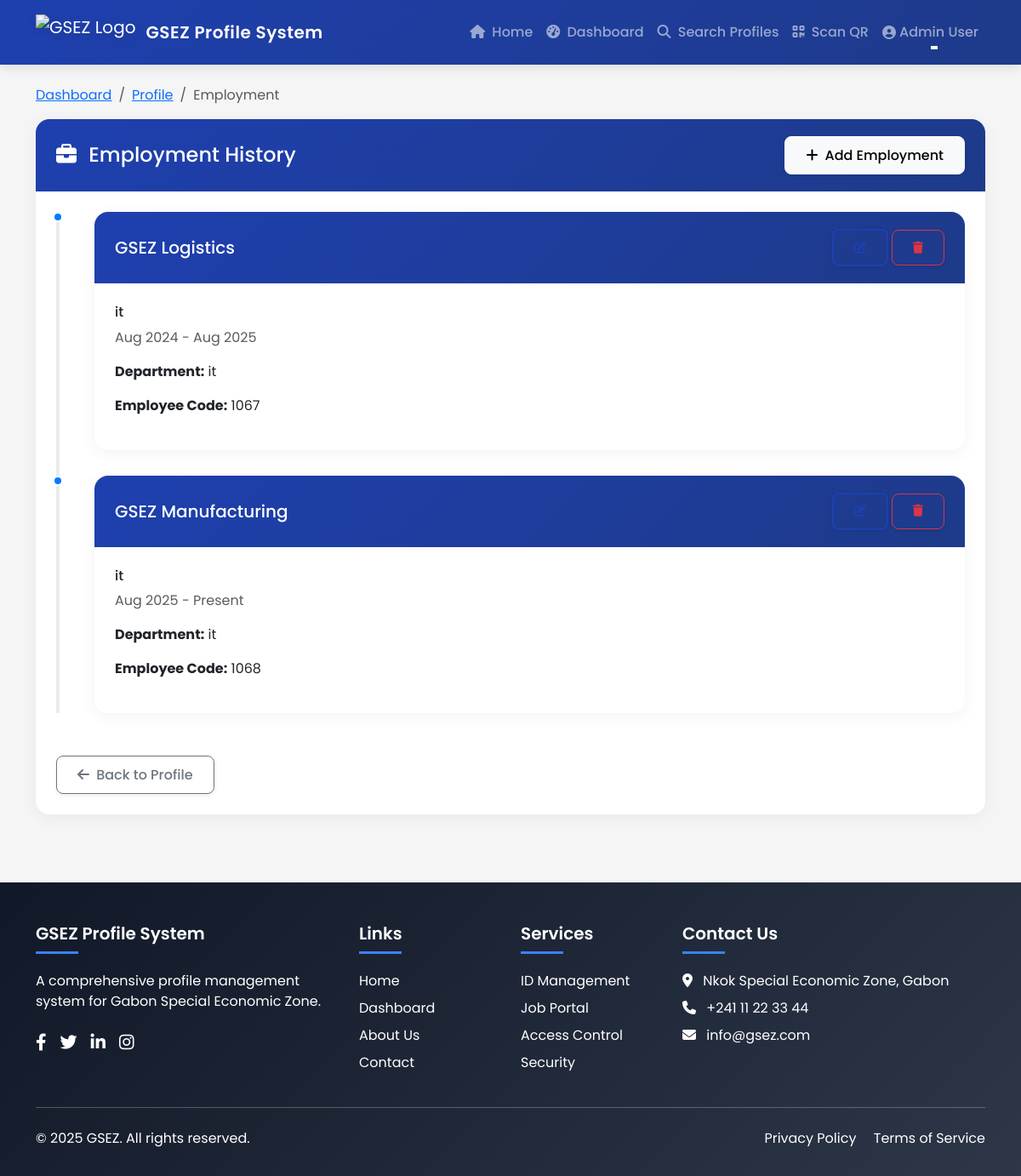
/profile/GSEZ-HR010/employment/ (signed in), run on the app's committed database.
### profile_system/models.py (models this page shows, shortened)
class Employment(models.Model):
    profile = models.ForeignKey(Profile, on_delete=models.CASCADE, related_name='employments')
    company = models.ForeignKey(Company, on_delete=models.CASCADE, related_name='employees')
    employee_code = models.CharField(max_length=50)
    designation = models.CharField(max_length=100)
    department = models.CharField(max_length=100)
    join_date = models.DateField()
    end_date = models.DateField(null=True, blank=True)
    is_current = models.BooleanField(default=True)
    remarks = models.TextField(blank=True)
    RATING_CHOICES = [
        (1, 'Poor'),
        (2, 'Below Average'),
        (3, 'Average'),
        (4, 'Good'),
        (5, 'Excellent'),
    ]
    rating = models.IntegerField(choices=RATING_CHOICES, null=True, blank=True)

class Company(models.Model):
    name = models.CharField(max_length=255)
    registration_number = models.CharField(max_length=100, unique=True)
    address = models.TextField()
    location = models.CharField(max_length=255, default="Gabon Special Economic Zone")
    contact_email = models.EmailField()
    contact_phone = models.CharField(max_length=20)
    website = models.URLField(blank=True)
    industry = models.CharField(max_length=100, default="Manufacturing")
    description = models.TextField(blank=True)
    founded_year = models.IntegerField(default=2000)
    logo = models.ImageField(upload_to='company_logos/', blank=True, null=True)
    cover_image = models.ImageField(upload_to='company_covers/', blank=True, null=True)
    STATUS_CHOICES = [
        ('active', 'Active'),
        ('pending', 'Pending'),
        ('suspended', 'Suspended'),
    ]
    status = models.CharField(max_length=20, choices=STATUS_CHOICES, default='active')
    rating = models.FloatField(default=4.0)
    review_count = models.IntegerField(default=0)

### profile_system/views.py (the view)
# urls.py: path('profile/<str:gsez_id>/employment/', views.employment, name='employment'),
@login_required
def employment(request, gsez_id):
    profile = get_object_or_404(Profile, gsez_id=gsez_id)
    if request.user != profile.user and not request.user.is_staff:
        messages.error(request, 'You do not have permission to view this profile.')
        return redirect('home')
    employment = profile.employments.all()
    context = {
        'profile': profile,
        'employment': employment,
    }
    return render(request, 'profile_system/employment.html', context)

### profile_system/models.py (called while the page is built)
    @property
    def is_admin(self):
        return self.role == 'admin'

### templates/profile_system/employment.html (shortened to what this page needs)
{% extends 'base.html' %}
{% load static %}
{% block content %}
<div class="container mt-4">
    <div class="row">
        <div class="col-md-12">
            <nav aria-label="breadcrumb">
                <ol class="breadcrumb">
                    <li class="breadcrumb-item"><a href="{% url 'dashboard' %}">Dashboard</a></li>
                    <li class="breadcrumb-item"><a href="{% url 'profile_detail' gsez_id=profile.gsez_id %}">Profile</a></li>
                    <li class="breadcrumb-item active" aria-current="page">Employment</li>
                </ol>
            </nav>
        </div>
    </div>
    <div class="row">
        <div class="col-md-12">
            <div class="card">
                <div class="card-header bg-primary text-white d-flex justify-content-between align-items-center">
                    <h4 class="mb-0">
                        <i class="fas fa-briefcase me-2"></i> Employment History
                    </h4>
                    <a href="{% url 'add_employment' gsez_id=profile.gsez_id %}" class="btn btn-light">
                        <i class="fas fa-plus me-1"></i> Add Employment
                    </a>
                </div>
                <div class="card-body">
                    {% if employment %}
                        <div class="timeline">
                            {% for emp in employment %}
                                <div class="timeline-item">
                                    <div class="timeline-marker"></div>
                                    <div class="timeline-content">
                                        <div class="card mb-4">
                                            <div class="card-header d-flex justify-content-between align-items-center">
                                                <h5 class="mb-0">{{ emp.company.name }}</h5>
                                                <div>
                                                    <a href="{% url 'edit_employment' gsez_id=profile.gsez_id employment_id=emp.id %}" class="btn btn-sm btn-outline-primary">
                                                        <i class="fas fa-edit"></i>
                                                    </a>
                                                    <a href="{% url 'delete_employment' gsez_id=profile.gsez_id employment_id=emp.id %}" class="btn btn-sm btn-outline-danger" onclick="return confirm('Are you sure you want to delete this employment entry?');">
                                                        <i class="fas fa-trash"></i>
                                                    </a>
                                                </div>
                                            </div>
                                            <div class="card-body">
                                                <h6>{{ emp.designation }}</h6>
                                                <p class="text-muted">
                                                    {{ emp.join_date|date:"M Y" }} -
                                                    {% if emp.end_date %}
                                                        {{ emp.end_date|date:"M Y" }}
                                                    {% else %}
                                                        Present
                                                    {% endif %}
                                                </p>
                                                <p><strong>Department:</strong> {{ emp.department }}</p>
                                                <p><strong>Employee Code:</strong> {{ emp.employee_code }}</p>
                                            </div>
                                        </div>
                                    </div>
                                </div>
                            {% endfor %}
                        </div>
                    {% endif %}
                    <div class="mt-4">
                        <a href="{% url 'profile_detail' gsez_id=profile.gsez_id %}" class="btn btn-outline-secondary">
                            <i class="fas fa-arrow-left me-1"></i> Back to Profile
                        </a>
                    </div>
                </div>
            </div>
        </div>
    </div>
</div>
{% endblock %}

### templates/base.html (shortened to what this page needs)
<!DOCTYPE html>
<html lang="en">
<head>
    <link href="https://cdn.jsdelivr.net/npm/bootstrap@5.3.0/dist/css/bootstrap.min.css" rel="stylesheet">
    <link rel="stylesheet" href="https://cdnjs.cloudflare.com/ajax/libs/font-awesome/6.4.0/css/all.min.css">
    <link href="https://unpkg.com/aos@2.3.1/dist/aos.css" rel="stylesheet">
</head>
<body>
    <nav class="navbar navbar-expand-lg navbar-dark sticky-top">
        <div class="container">
            <a class="navbar-brand" href="{% url 'home' %}">
                <img src="/static/img/GSEZ.png" alt="GSEZ Logo">
                <span>GSEZ Profile System</span>
            </a>
            <div class="collapse navbar-collapse" id="navbarNav">
                <ul class="navbar-nav ms-auto">
                    <li class="nav-item">
                        <a class="nav-link" href="{% url 'home' %}">
                            <i class="fas fa-home me-1"></i> Home
                        </a>
                    </li>
                    {% if user.is_authenticated %}
                        <li class="nav-item">
                            <a class="nav-link" href="{% url 'dashboard' %}">
                                <i class="fas fa-tachometer-alt me-1"></i> Dashboard
                            </a>
                        </li>
                        {% if user.is_staff %}
                            <li class="nav-item">
                                <a class="nav-link" href="{% url 'search_profiles' %}">
                                    <i class="fas fa-search me-1"></i> Search Profiles
                                </a>
                            </li>
                            <li class="nav-item">
                                <a class="nav-link" href="{% url 'scan_qr' %}">
                                    <i class="fas fa-qrcode me-1"></i> Scan QR
                                </a>
                            </li>
                        {% endif %}
                        <li class="nav-item dropdown">
                            <a class="nav-link dropdown-toggle d-flex align-items-center" href="#" id="userDropdown" role="button" data-bs-toggle="dropdown">
                                {% if user.profile.photo %}
                                    <img src="{{ user.profile.photo.url }}" alt="Profile" class="rounded-circle me-2" style="width: 28px; height: 28px; object-fit: cover;">
                                {% else %}
                                    <i class="fas fa-user-circle me-1"></i>
                                {% endif %}
                                {{ user.get_full_name|default:user.username }}
                            </a>
                        </li>
                    {% endif %}
                </ul>
            </div>
        </div>
    </nav>
    <main>
        {% block content %}{% endblock %}
    </main>
    <footer class="footer">
        <div class="container">
            <div class="row">
                <div class="col-lg-4 mb-4 mb-lg-0">
                    <h5>GSEZ Profile System</h5>
                    <p class="mb-4">A comprehensive profile management system for Gabon Special Economic Zone.</p>
                    <div class="d-flex gap-3">
                        <a href="#" class="text-white"><i class="fab fa-facebook-f fa-lg"></i></a>
                        <a href="#" class="text-white"><i class="fab fa-twitter fa-lg"></i></a>
                        <a href="#" class="text-white"><i class="fab fa-linkedin-in fa-lg"></i></a>
                        <a href="#" class="text-white"><i class="fab fa-instagram fa-lg"></i></a>
                    </div>
                </div>
                <div class="col-lg-2 col-md-4 col-6 mb-4 mb-md-0">
                    <h5>Links</h5>
                    <ul class="list-unstyled">
                        <li class="mb-2"><a href="{% url 'home' %}" class="text-white text-decoration-none">Home</a></li>
                        <li class="mb-2"><a href="{% url 'dashboard' %}" class="text-white text-decoration-none">Dashboard</a></li>
                        <li class="mb-2"><a href="#" class="text-white text-decoration-none">About Us</a></li>
                        <li><a href="#" class="text-white text-decoration-none">Contact</a></li>
                    </ul>
                </div>
                <div class="col-lg-2 col-md-4 col-6 mb-4 mb-md-0">
                    <h5>Services</h5>
                    <ul class="list-unstyled">
                        <li class="mb-2"><a href="#" class="text-white text-decoration-none">ID Management</a></li>
                        <li class="mb-2"><a href="{% url 'job_list' %}" class="text-white text-decoration-none">Job Portal</a></li>
                        <li class="mb-2"><a href="#" class="text-white text-decoration-none">Access Control</a></li>
                        <li><a href="#" class="text-white text-decoration-none">Security</a></li>
                    </ul>
                </div>
                <div class="col-lg-4 col-md-4">
                    <h5>Contact Us</h5>
                    <ul class="list-unstyled">
                        <li class="mb-2"><i class="fas fa-map-marker-alt me-2"></i> Nkok Special Economic Zone, Gabon</li>
                        <li class="mb-2"><i class="fas fa-phone me-2"></i> +241 11 22 33 44</li>
                        <li class="mb-2"><i class="fas fa-envelope me-2"></i> info@gsez.com</li>
                    </ul>
                </div>
            </div>
            <hr class="my-4 bg-light">
            <div class="row">
                <div class="col-md-6">
                    <p class="mb-md-0">&copy; {% now "Y" %} GSEZ. All rights reserved.</p>
                </div>
                <div class="col-md-6 text-md-end">
                    <p class="mb-0">
                        <a href="#" class="text-white text-decoration-none me-3">Privacy Policy</a>
                        <a href="#" class="text-white text-decoration-none">Terms of Service</a>
                    </p>
                </div>
            </div>
        </div>
    </footer>
</body>
</html>

### templates/base.html (style rules this page uses)
:root { --primary-color: #1e40af; --primary-light: #3b82f6; --primary-dark: #1e3a8a; --secondary-color: #0ea5e9; --accent-color: #f59e0b; --dark-color: #111827; --light-color: #f9fafb; --gray-color: #6b7280; --success-color: #10b981; --warning-color: #f59e0b; --danger-color: #ef4444; }
body { font-family: 'Poppins', sans-serif; background-color: #f5f5f5; color: var(--dark-color); }
.navbar { background: linear-gradient(135deg, var(--primary-color) 0%, var(--primary-dark) 100%); box-shadow: 0 4px 12px rgba(0, 0, 0, 0.1); padding: 0.75rem 1rem; }
.navbar-brand { display: flex; align-items: center; }
.navbar-brand img { height: 42px; margin-right: 12px; filter: drop-shadow(0 2px 4px rgba(0,0,0,0.1)); transition: transform 0.3s ease; }
.navbar-brand span { font-weight: 600; font-size: 1.25rem; letter-spacing: 0.5px; }
.nav-link { font-weight: 500; padding: 0.5rem 1rem; position: relative; transition: all 0.3s ease; }
.nav-link:after { content: ''; position: absolute; width: 0; height: 2px; bottom: 0; left: 50%; background-color: white; transition: all 0.3s ease; transform: translateX(-50%); }
.btn { font-weight: 500; border-radius: 8px; padding: 0.6rem 1.5rem; transition: all 0.3s ease; box-shadow: 0 2px 5px rgba(0, 0, 0, 0.08); }
.btn-outline-primary { border: 2px solid var(--primary-color); color: var(--primary-color); }
.card { border: none; border-radius: 16px; box-shadow: 0 4px 20px rgba(0, 0, 0, 0.05); transition: all 0.4s ease; overflow: hidden; }
.card-header { background: linear-gradient(135deg, var(--primary-color) 0%, var(--primary-dark) 100%); color: white; font-weight: 600; padding: 1.25rem 1.5rem; border-bottom: none; }
.card-body { padding: 1.5rem; }
.footer { background: linear-gradient(135deg, var(--dark-color) 0%, #2d3748 100%); color: white; padding: 3rem 0 2rem; margin-top: 5rem; }
.footer h5 { font-weight: 600; margin-bottom: 1.25rem; position: relative; padding-bottom: 0.75rem; }
.footer h5:after { content: ''; position: absolute; width: 50px; height: 3px; background-color: var(--primary-light); bottom: 0; left: 0; }

### templates/profile_system/employment.html (style rules this page uses)
.timeline { position: relative; padding-left: 30px; margin-bottom: 50px; }
.timeline:before { content: ''; position: absolute; left: 0; top: 0; height: 100%; width: 4px; background: #e9ecef; }
.timeline-item { position: relative; margin-bottom: 30px; }
.timeline-marker { position: absolute; left: -34px; top: 0; width: 12px; height: 12px; border-radius: 50%; background: #007bff; border: 2px solid #fff; }
.timeline-content { padding-left: 15px; }

### data on the page
Employment: company.name "GSEZ Logistics", designation "it", join_date "Aug 2024", end_date "Aug 2025", department "it", employee_code "1067"
Employment: company.name "GSEZ Manufacturing", designation "it", join_date "Aug 2025", shows "Present", department "it", employee_code "1068"

### other printed values
{{ user.get_full_name|default:user.username }} "Admin User"
